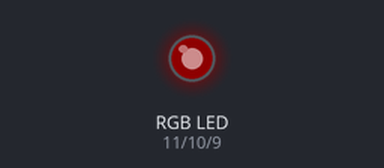
Recording of a sketch running on a simulated Arduino Uno, built with avr-gcc and run on an emulated ATmega328P. Shown: an RGB LED mixed from three pins (HIGH = lit). Dim RGB values are drawn brighter than linear; pins used as bus, display or sensor lines are not drawn.

Above: at 0.15 s.
At 4.96 s:
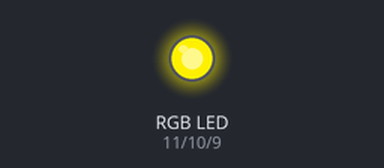
At 9.78 s:
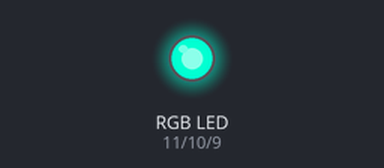
At 19.7 s:
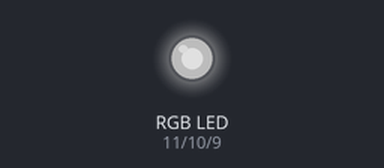
At 29.64 s:
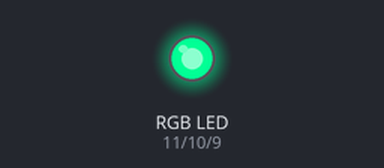
At 39.57 s:
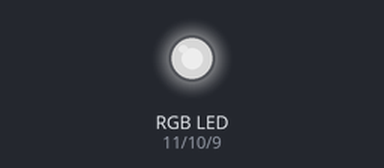
Timing chart, 0 to 40.0 s (numbered marks = the images above):
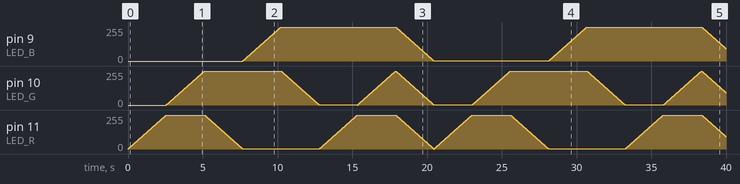

The sketch:

WhatRGBTimer.ino
```cpp
#define LED_R 11
#define LED_G 10
#define LED_B 9

void setup() {
  pinMode(LED_R, OUTPUT);
  pinMode(LED_G, OUTPUT);
  pinMode(LED_B, OUTPUT);

  Serial.begin(9600);
}

void loop() {
  minToMax(LED_R, 0, 0);
  minToMax(LED_G, 0, 0);

  maxToMin(LED_R, 0, 0);  // V

  minToMax(LED_B, 0, 0);

  maxToMin(LED_G, 0, 0);  // V

  minToMax(LED_R, 0, 0);

  minToMax(LED_G, 0, 0);

  maxToMin(LED_R, LED_G, LED_B);
}

void minToMax(int pin1, int pin2, int pin3) {
  for (int i = 0; i < 255; i++) {
    analogWrite(pin1, i);
    analogWrite(pin2, i);
    analogWrite(pin3, i);
    delay(10);
  }
  return 0;
}

void maxToMin(int pin1, int pin2, int pin3) {
  for (int i = 255; i > 0; i--) {
    analogWrite(pin1, i);
    analogWrite(pin2, i);
    analogWrite(pin3, i);
    delay(10);
  }
  return 0;
}
```
